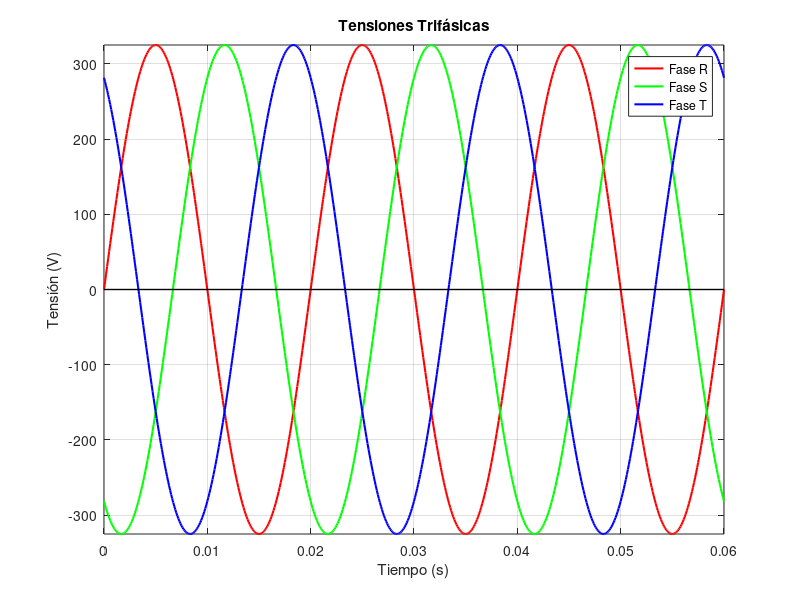

This chart was generated by the following MATLAB code:
% Parámetros
frecuencia = 50;  % Frecuencia en Hz
amplitud = 230;   % Amplitud de la tensión en V
angulo = 0;       % Ángulo de fase en grados
periodos = 3;     % Número de periodos a graficar

% Generar tensiones trifásicas balanceadas
t = 0:1/10000:(1/frecuencia)*periodos;  % Vector de tiempo con tres periodos
voltageA = amplitud * sqrt(2) * sin(2 * pi * frecuencia * t + deg2rad(angulo));
voltageB = amplitud * sqrt(2) * sin(2 * pi * frecuencia * t + deg2rad(angulo - 120));
voltageC = amplitud * sqrt(2) * sin(2 * pi * frecuencia * t + deg2rad(angulo + 120));

% Plotear las tensiones en un solo gráfico
figure(1);
plot(t, voltageA, 'r', 'linewidth', 1.5)
hold on;
plot(t, voltageB, 'g', 'linewidth', 1.5)
plot(t, voltageC, 'b', 'linewidth', 1.5)
% Resaltar la línea horizontal del eje y en negrita
line([t(1), t(end)], [0, 0], 'Color', 'k', 'LineWidth', 1);
hold off;
title('Tensiones Trifásicas');
xlabel('Tiempo (s)');
ylabel('Tensión (V)');
legend('Fase R', 'Fase S', 'Fase T');
grid on;
axis tight;
